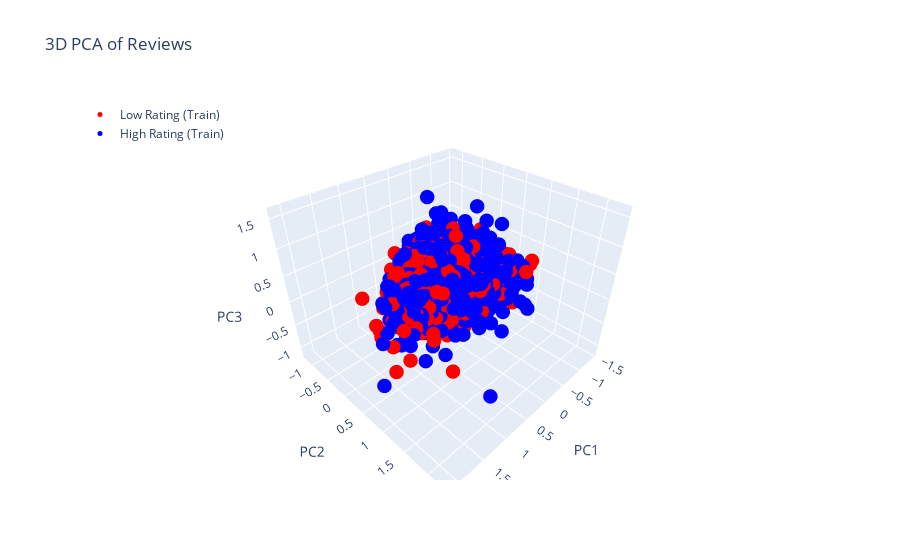

The notebook cell this image was saved under:
### Code cell
import plotly.express as px
import plotly.graph_objs as go

# Prepare data for plotting
train_low_3d = train_features_3d[low_ratings_train]
train_high_3d = train_features_3d[high_ratings_train]
test_low_3d = test_features_3d[low_ratings_test]
test_high_3d = test_features_3d[high_ratings_test]

# Create 3D scatter plot using plotly
fig = go.Figure()

# Add training low ratings
fig.add_trace(go.Scatter3d(
    x=train_low_3d[:, 0], y=train_low_3d[:, 1], z=train_low_3d[:, 2],
    mode='markers',
    marker=dict(size=5, color='red'),
    name='Low Rating (Train)'
))

# Add training high ratings
fig.add_trace(go.Scatter3d(
    x=train_high_3d[:, 0], y=train_high_3d[:, 1], z=train_high_3d[:, 2],
    mode='markers',
    marker=dict(size=5, color='blue'),
    name='High Rating (Train)'
))


# Set plot layout
fig.update_layout(
    title='3D PCA of Reviews',
    scene=dict(
        xaxis_title='PC1',
        yaxis_title='PC2',
        zaxis_title='PC3'
    ),
    legend=dict(x=0, y=1)
)

# Show plot
fig.show()

### Figure 1 — Plotly figure (JSON) as saved in the notebook; plotly's stock layout.template omitted (floating-point values rounded to 4 significant figures; data arrays with more than 128 entries replaced by an {"elided": "..."} marker saying what was removed)
{"data": [{"marker": {"color": "red", "size": 5}, "mode": "markers", "name": "Low Rating (Train)", "type": "scatter3d", "x": {"elided": "9804 float values"}, "y": {"elided": "9804 float values"}, "z": {"elided": "9804 float values"}}, {"marker": {"color": "blue", "size": 5}, "mode": "markers", "name": "High Rating (Train)", "type": "scatter3d", "x": {"elided": "10004 float values"}, "y": {"elided": "10004 float values"}, "z": {"elided": "10004 float values"}}], "layout": {"legend": {"x": 0, "y": 1}, "scene": {"xaxis": {"title": {"text": "PC1"}}, "yaxis": {"title": {"text": "PC2"}}, "zaxis": {"title": {"text": "PC3"}}}, "title": {"text": "3D PCA of Reviews"}}}
